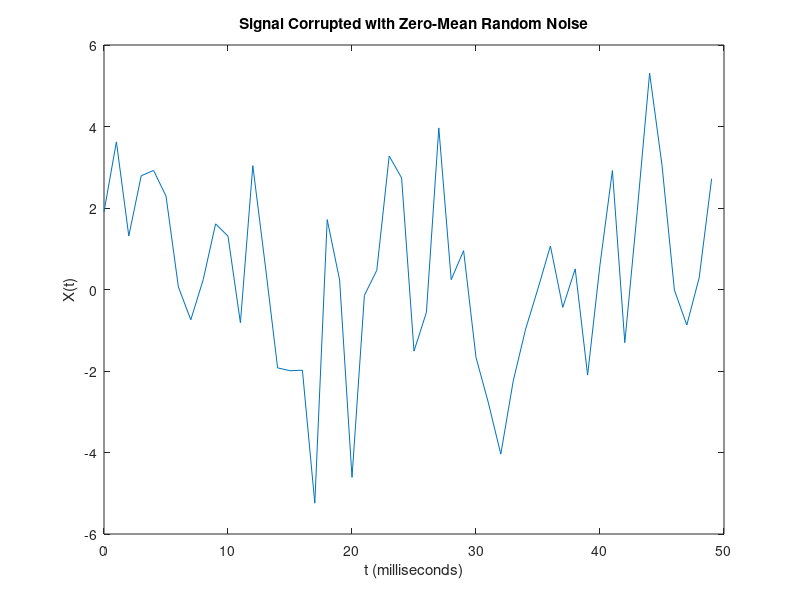
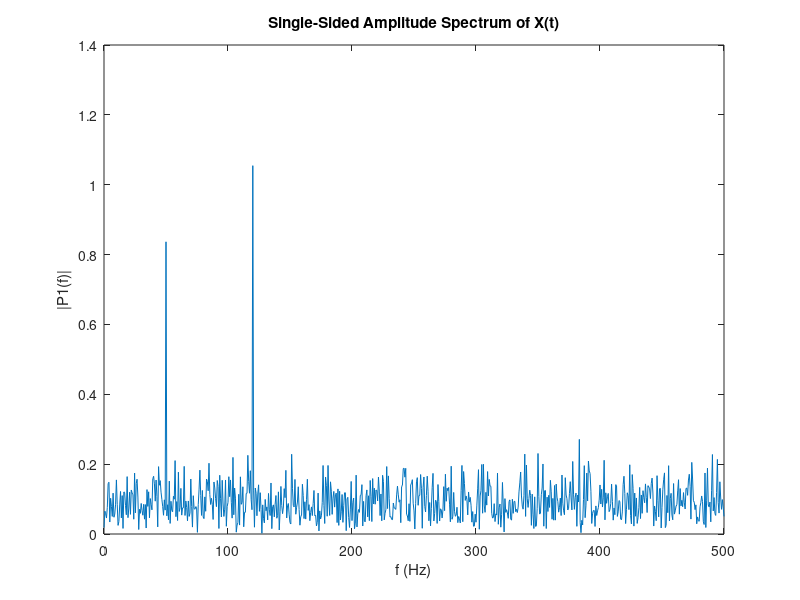
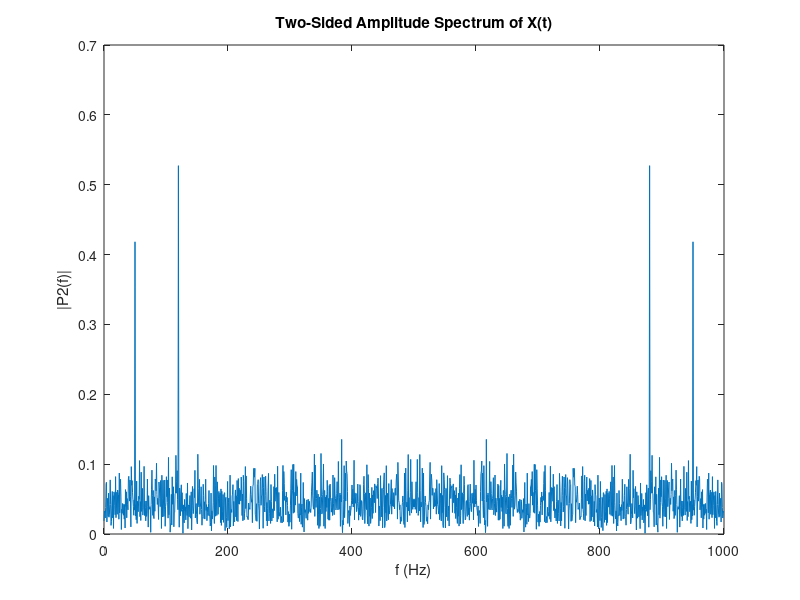

The MATLAB source for these figures, in order:
# Sample from https://stackoverflow.com/a/61949815/947242
Fs = 1000;
Ts = 1/Fs;
L = 1500;
t = (0:L-1)*Ts;

S = 0.7*sin(2*pi*50*t) + sin(2*pi*120*t);
X = S + 2*randn(size(t));

figure(1)
plot(1000*t(1:50),X(1:50))
title('Signal Corrupted with Zero-Mean Random Noise')
xlabel('t (milliseconds)')
ylabel('X(t)')

Y = fft(X);

P2 = abs(Y/L);
P1 = P2(1:L/2+1);
P1(2:end-1) = 2*P1(2:end-1);

f = Fs*(0:(L/2))/L;

figure(2)
plot(f,P1) 
title('Single-Sided Amplitude Spectrum of X(t)')
xlabel('f (Hz)')
ylabel('|P1(f)|')

f2 = Fs*(0:(L-1))/L;

figure(3)
plot(f2,P2) 
title('Two-Sided Amplitude Spectrum of X(t)')
xlabel('f (Hz)')
ylabel('|P2(f)|')